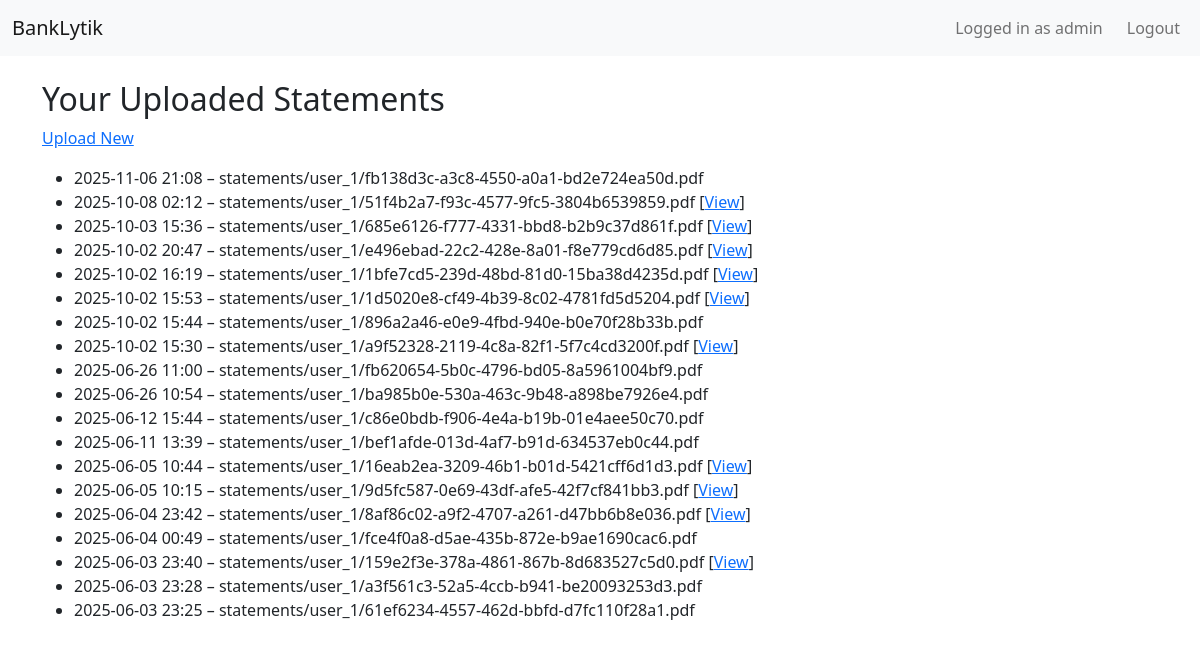
The app's page /statements/ (signed in) with its own data.
### statements/models.py (models this page shows, shortened)
class BankStatement(models.Model):
    user = models.ForeignKey(User, on_delete=models.CASCADE, related_name="statements")
    title = models.CharField(max_length=255)
    bank_type = models.CharField(max_length=20, choices=BANK_CHOICES, default='AUTO')
    uploaded_at = models.DateTimeField(auto_now_add=True)
    pdf_file = models.FileField(upload_to=user_statement_path)
    processed = models.BooleanField(default=False)

### statements/views.py (the view)
# urls.py: path("", StatementListView.as_view(), name="list"),
class StatementListView(LoginRequiredMixin, ListView):
    model = BankStatement
    template_name = "statements/statement_list.html"
    context_object_name = "statements"
    def get_queryset(self):
        return BankStatement.objects.filter(user=self.request.user).order_by("-uploaded_at")

### templates/statements/statement_list.html
{% extends "base.html" %}
{% block content %}
<h2>Your Uploaded Statements</h2>
<p><a href="{% url 'statements:upload' %}">Upload New</a></p>
<ul>
  {% for stmt in statements %}
    <li>
      {{ stmt.uploaded_at|date:"Y-m-d H:i" }} – {{ stmt.title }}
      {% if stmt.processed %}
        [<a href="{% url 'statements:detail' stmt.pk %}">View</a>]
      {% endif %}
    </li>
  {% empty %}
    <li>No statements yet.</li>
  {% endfor %}
</ul>
{% endblock %}

### templates/base.html (shortened to what this page needs)
<!DOCTYPE html>
<html>
<head>
    <link href="https://cdn.jsdelivr.net/npm/bootstrap@5.1.3/dist/css/bootstrap.min.css" rel="stylesheet">
</head>
<body>
    <nav class="navbar navbar-expand-lg navbar-light bg-light">
        <div class="container-fluid">
            <a class="navbar-brand" href="/">BankLytik</a>
            <div class="navbar-nav ms-auto">
                {% if user.is_authenticated %}
                    <span class="navbar-text me-3">Logged in as {{ user.username }}</span>
                    <a class="nav-link" href="{% url 'logout' %}">Logout</a>
                {% else %}
                    <a class="nav-link" href="{% url 'login' %}">Login</a>
                    <a class="nav-link" href="{% url 'register' %}">Register</a>
                {% endif %}
            </div>
        </div>
    </nav>
    <main class="container mt-4">
        {% block content %}{% endblock %}
    </main>
    <link rel="stylesheet" href="https://cdnjs.cloudflare.com/ajax/libs/highlight.js/11.9.0/styles/default.min.css">
</body>
</html>

### records on screen
BankStatement: uploaded_at "2025-11-06 21:08", title "statements/user_1/fb138d3c-a3c8-4550-a0a1-bd2e724ea50d.pdf"
BankStatement: uploaded_at "2025-10-08 02:12", title "statements/user_1/51f4b2a7-f93c-4577-9fc5-3804b6539859.pdf", processed "View"
BankStatement: uploaded_at "2025-10-03 15:36", title "statements/user_1/685e6126-f777-4331-bbd8-b2b9c37d861f.pdf", processed "View"
BankStatement: uploaded_at "2025-10-02 20:47", title "statements/user_1/e496ebad-22c2-428e-8a01-f8e779cd6d85.pdf", processed "View"
BankStatement: uploaded_at "2025-10-02 16:19", title "statements/user_1/1bfe7cd5-239d-48bd-81d0-15ba38d4235d.pdf", processed "View"
BankStatement: uploaded_at "2025-10-02 15:53", title "statements/user_1/1d5020e8-cf49-4b39-8c02-4781fd5d5204.pdf", processed "View"
BankStatement: uploaded_at "2025-10-02 15:44", title "statements/user_1/896a2a46-e0e9-4fbd-940e-b0e70f28b33b.pdf"
BankStatement: uploaded_at "2025-10-02 15:30", title "statements/user_1/a9f52328-2119-4c8a-82f1-5f7c4cd3200f.pdf", processed "View"
BankStatement: uploaded_at "2025-06-26 11:00", title "statements/user_1/fb620654-5b0c-4796-bd05-8a5961004bf9.pdf"
BankStatement: uploaded_at "2025-06-26 10:54", title "statements/user_1/ba985b0e-530a-463c-9b48-a898be7926e4.pdf"
BankStatement: uploaded_at "2025-06-12 15:44", title "statements/user_1/c86e0bdb-f906-4e4a-b19b-01e4aee50c70.pdf"
BankStatement: uploaded_at "2025-06-11 13:39", title "statements/user_1/bef1afde-013d-4af7-b91d-634537eb0c44.pdf"
BankStatement: uploaded_at "2025-06-05 10:44", title "statements/user_1/16eab2ea-3209-46b1-b01d-5421cff6d1d3.pdf", processed "View"
BankStatement: uploaded_at "2025-06-05 10:15", title "statements/user_1/9d5fc587-0e69-43df-afe5-42f7cf841bb3.pdf", processed "View"
BankStatement: uploaded_at "2025-06-04 23:42", title "statements/user_1/8af86c02-a9f2-4707-a261-d47bb6b8e036.pdf", processed "View"
BankStatement: uploaded_at "2025-06-04 00:49", title "statements/user_1/fce4f0a8-d5ae-435b-872e-b9ae1690cac6.pdf"
BankStatement: uploaded_at "2025-06-03 23:40", title "statements/user_1/159e2f3e-378a-4861-867b-8d683527c5d0.pdf", processed "View"
BankStatement: uploaded_at "2025-06-03 23:28", title "statements/user_1/a3f561c3-52a5-4ccb-b941-be20093253d3.pdf"
BankStatement: uploaded_at "2025-06-03 23:25", title "statements/user_1/61ef6234-4557-462d-bbfd-d7fc110f28a1.pdf"

### other values on screen
{{ user.username }} "admin"
